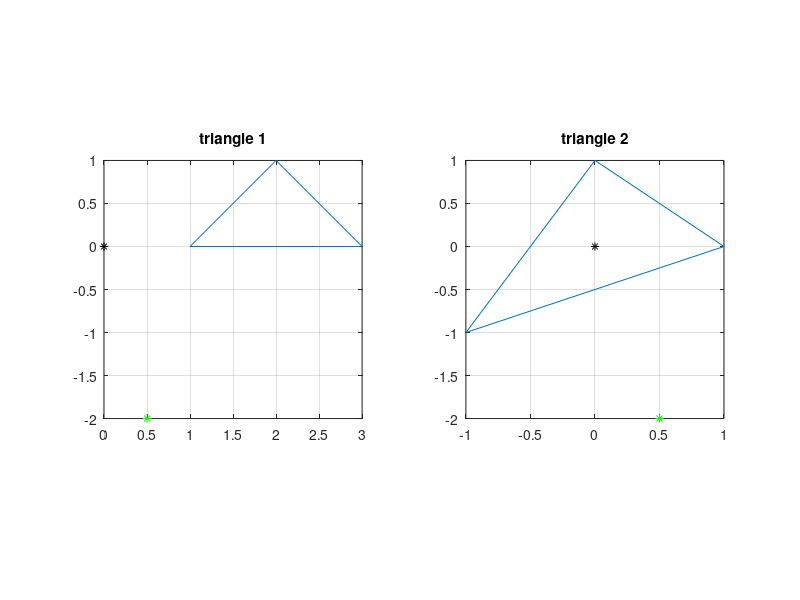

Here is the MATLAB script that generated this plot: (Note: this script raises an error after producing the figure.)
%% test_script.m
%
% this is a script to test the ClosestPointOnTriangleToPoint, 
% ClosestPointOnTriangleToOrigin, and GJKalg_2D functions
%
% - written by: Dimitri Lezcano

%% Set-up
% triangle set-up
triangle1 = [1 2 3;
             0 1 0];
triangle2 = [-1 0 1;
             -1 1 0];
p_idxs = [1:3, 1];

test_pt = [1/2; -2];
         
figure(1);
subplot(1,2,1);
plot(triangle1(1, p_idxs), triangle1(2,p_idxs)); hold on;
plot(0, 0, 'k*'); 
plot(test_pt(1), test_pt(2), 'g*'); hold off;
axis square; grid on;
title('triangle 1')

subplot(1, 2, 2);
plot(triangle2(1, p_idxs), triangle2(2,p_idxs)); hold on;
plot(0, 0, 'k*'); 
plot(test_pt(1), test_pt(2), 'g*'); hold off;
axis square; grid on;
title('triangle 2')


%% ClosestPointonTriangleToOrigin Test
disp('ClosestPointonTriangleToOrigin Test');

disp('Triangle 1');
[c_pt1, vor1, e1] = ClosestPointOnTriangleToOrigin(triangle1)

disp('Triangle 2');
[c_pt2, vor2, e2] = ClosestPointOnTriangleToOrigin(triangle2)

input('Press [ENTER] to continue');

disp(' ');

%% ClosestPointonTriangleToPoint Test
disp('ClosestPointonTriangleToOrigin Test');

disp('Triangle 1');
[c_pt1, vor1, e1] = ClosestPointOnTriangleToPoint(triangle1, test_pt)

disp('Triangle 2');
[c_pt2, vor2, e2] = ClosestPointOnTriangleToPoint(triangle2, test_pt)

input('Press [ENTER] to continue');

disp(' ');

%% GJKalg_2D test
disp('ClosestPointonTriangleToOrigin Test');


disp('Program completed.');
